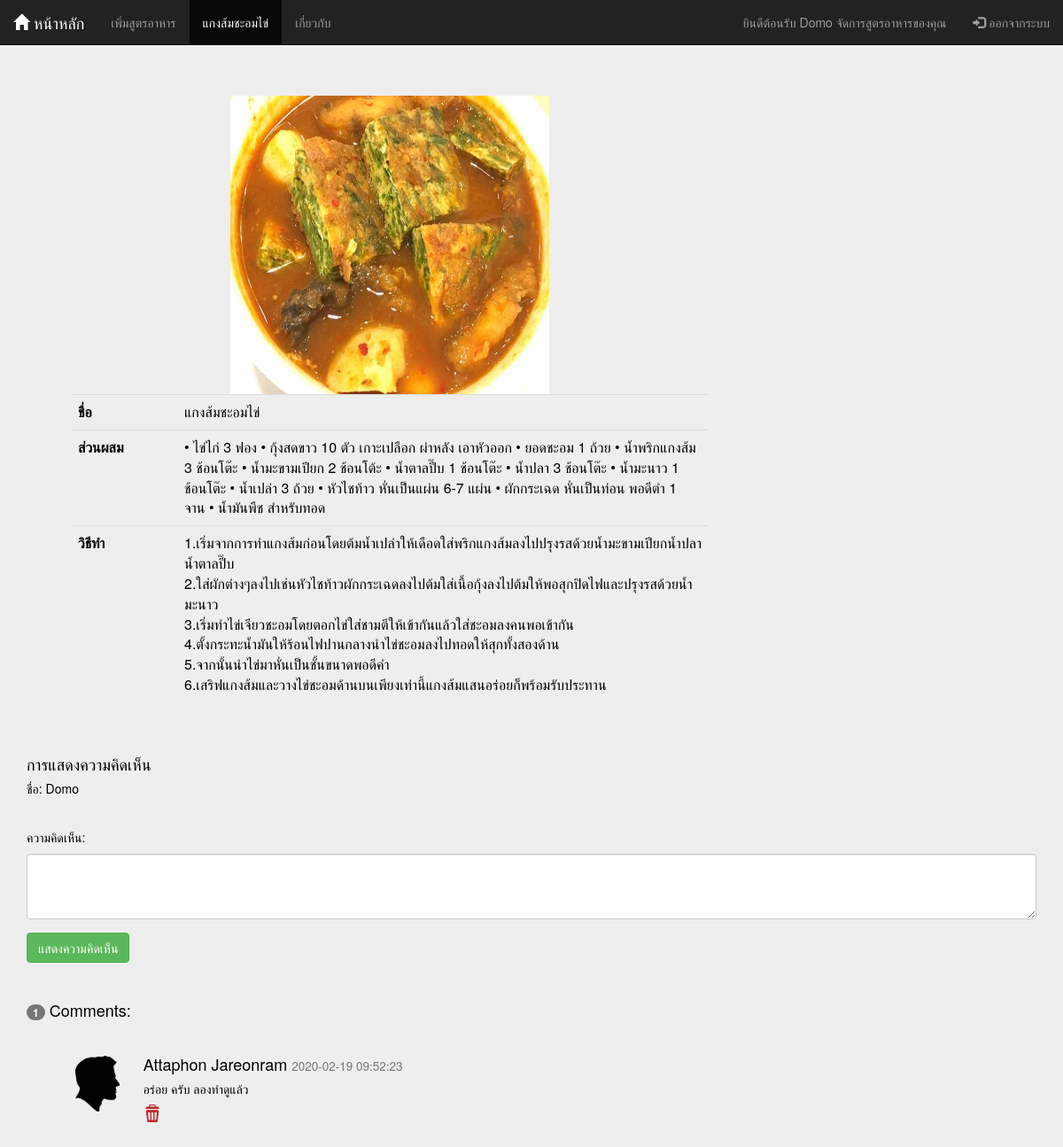
/DB/Member/detail.php?fId=1 (signed in), run on the app's committed database.
### tables this page shows
CREATE TABLE `food_menu` (
  `fId` int(11) NOT NULL,
  `fName` varchar(50) NOT NULL,
  `ingredient` text NOT NULL,
  `formula` text NOT NULL,
  `img` varchar(255) NOT NULL,
  `UserID` int(3) NOT NULL
);

CREATE TABLE `tb_comment` (
  `cm_id` int(11) NOT NULL,
  `cm_name` varchar(20) NOT NULL,
  `cm_comment` varchar(500) DEFAULT NULL,
  `cm_date` datetime DEFAULT current_timestamp(),
  `fId` int(11) DEFAULT NULL
);

### DB/Member/detail.php (the view, shortened to what this page needs)
<html>
<head>
    <link rel="stylesheet" href="https://maxcdn.bootstrapcdn.com/bootstrap/3.4.1/css/bootstrap.min.css">
    <link rel="stylesheet" href="../head.css">
</head><?php
        include("connect.php");
        $sql = "SELECT * FROM food_menu WHERE fId = '" . $_SESSION["fId"] . "' ";
        $query = mysqli_query($conn, $sql);
        $result = mysqli_fetch_array($query, MYSQLI_ASSOC);
        ?>
<body class="jumbotron">
    <nav class="navbar navbar-inverse navbar-fixed-top">
        <div class="container-fluid">
            <div class="navbar-header">
                <a class="navbar-brand" href="list.php"><span class="glyphicon glyphicon-home"></span> หน้าหลัก</a>
            </div>
            <div class="collapse navbar-collapse" id="myNavbar">
                <ul class="nav navbar-nav">
                    <li><a href="add.php">เพิ่มสูตรอาหาร</a></li>
                    <li class="active"><a href="#"><?php echo $result["fName"]; ?></a></li>
                    <li><a href="About.php">เกี่ยวกับ</a></li>
                </ul>
                <ul class="nav navbar-nav navbar-right">
                    <li><a href="list_Member.php">ยินดีต้อนรับ <?php echo $_SESSION["Name"]; ?> จัดการสูตรอาหารของคุณ</a></li>
                    <li><a href="logout.php"><span class="glyphicon glyphicon-log-in"></span> ออกจากระบบ </a></li>
                </ul>
            </div>
        </div>
    </nav>
    <div class="dd">
    <img class="center" src="../img/<?= $result['img'] ?>" alt="<?= $result['img'] ?>" width="50%" height="50%" >
        <table class="table jumbotron">
            <tr>
                <th width="120">ชื่อ</th>
                <td><?php echo $result["fName"]; ?></td>
            </tr>
            <tr>
                <th width="120">ส่วนผสม</th>
                <td><?php echo $result["ingredient"]; ?></td>
            </tr>
            <tr>
                <th width="120">วิธีทำ</th>
                <td><?php $text = explode(" ", $result["formula"]);
                    for ($start = 0; $start < count($text); $start++) {
                        print $text[$start] . "<br>";
                    }
                    ?>
                </td>
            </tr>
        </table>
    </div>
    <?php
    include("Comment.php");
    ?>
</body>
</html>

### DB/Member/Comment.php (shortened to what this page needs)
<?php
include("connect.php");
$fId = $_SESSION["fId"];
?>
<!DOCTYPE html>
<html>
<head>
  <link rel="stylesheet" href="https://maxcdn.bootstrapcdn.com/bootstrap/3.4.1/css/bootstrap.min.css">
</head>
<body>
  <div style="margin:auto;width:95%;">
    <br>
    <h4>การแสดงความคิดเห็น</h4>
    <form action="<?php $_SERVER['PHP_SELF'] ?>" method="post">
      <h5> ชื่อ: <?php echo $_SESSION["Name"]; ?> </h5>
      <br><h5>ความคิดเห็น:</h5>
      <div class="form-group">
        <textarea class="form-control" rows="3" type="text" name="comment" required></textarea>
      </div>
      <button name="submit" type="submit" class="btn btn-success">แสดงความคิดเห็น</button>
    </form><br>
    <?php
    $sql1 = "SELECT COUNT(*) FROM tb_comment WHERE fId='$fId'";
    $result1 = $conn->query($sql1);
    $row1 = $result1->fetch_assoc(); ?>
    <div border="1">
      <h4><span class="badge"><?= $row1["COUNT(*)"];  ?></span> Comments:</h4><br>
      <ul style="list-style-type:none;">
        <?php
        $sql = "SELECT * FROM tb_comment WHERE fId='$fId' order by cm_id desc";
        $result = mysqli_query($conn, $sql);
        while ($rows = mysqli_fetch_assoc($result)) :
        ?>
          <li>
            <div>
              <div class="col-sm-1 ">
                <img src="../img/m.png" height="63" width="50" alt="Avatar">
              </div>
              <h4><?= $rows['cm_name'] ?> <small><?= $rows['cm_date'] ?></small></h4>
              <h5> <?= $rows['cm_comment'] ?></h5>
              <a href="JavaScript:if(confirm('Confirm Delete?')==true)
                {window.location='delcom.php?cm_id=<?php echo $rows["cm_id"]; ?>';}"><img src="../img/del.png" width="20" height="20"></a>
              <br><br>
            </div>
          </li>
        <?php
        endwhile;
        ?>
      </ul>
    </div>
  </div>
</body>
</html>

### DB/head.css (style rules this page uses)
.navbar { margin-bottom: 0; border-radius: 0; }
.dd { margin-top:60px; margin-left:80px;width: 60%; }
.center { display: block; margin-left: auto; margin-right: auto; width: 50%; }

### data on the page
food_menu: fName "แกงส้มชะอมไข่", img (picture), ingredient "• ไข่ไก่ 3 ฟอง • กุ้งสดขาว 10 ตัว เกาะเปลือก ผ่าหลัง เอาหัวออก • ยอดชะอม 1 ถ้วย • น้ำพริกแกงส้ม 3 ช้อนโต๊ะ • น้ำมะขามเปียก 2 ช้อนโต้ะ • น้ำตาลปี๊บ 1 ช้อนโต๊ะ • น้ำปลา 3 ช้อนโต๊ะ • น้ำมะนาว 1 ช้อนโต๊ะ • น้ำเปล่า 3 ถ้วย • หัวไชท้าว หั่นเป็นแผ่น 6-7 แผ่น • ผักกระเฉด หั่นเป็นท่อน พอดีตำ 1 จาน • น้ำมันพืช สำหรับทอด", formula "1.เริ่มจากการทำแกงส้มก่อนโดยต้มน้ำเปล่าให้เดือดใส่พริกแกงส้มลงไปปรุงรสด้วยน้ำมะขามเปียกน้ำปลาน้ำตาลปี๊บ", formula "2.ใส่ผักต่างๆลงไปเช่นหัวไชท้าวผักกระเฉดลงไปต้มใส่เนื้อกุ้งลงไปต้มให้พอสุกปิดไฟและปรุงรสด้วยน้ำมะนาว", formula "3.เริ่มทำไข่เจียวชะอมโดยตอกไข่ใส่ชามตีให้เข้ากันแล้วใส่ชะอมลงคนพอเข้ากัน", formula "4.ตั้งกระทะน้ำมันให้ร้อนไฟปานกลางนำไข่ชะอมลงไปทอดให้สุกทั้งสองด้าน", formula "5.จากนั้นนำไข่มาหั่นเป็นชั้นขนาดพอดีคำ", formula "6.เสริฟแกงส้มและวางไข่ชะอมด้านบนเพียงเท่านี้แกงส้มแสนอร่อยก็พร้อมรับประทาน"
tb_comment: cm_name "Attaphon Jareonram", cm_date "2020-02-19 09:52:23", cm_comment "อร่อย ครับ ลองทำดูแล้ว"

### other printed values
$_SESSION["Name"] "Domo"
$row1["COUNT(*)"] "1"
